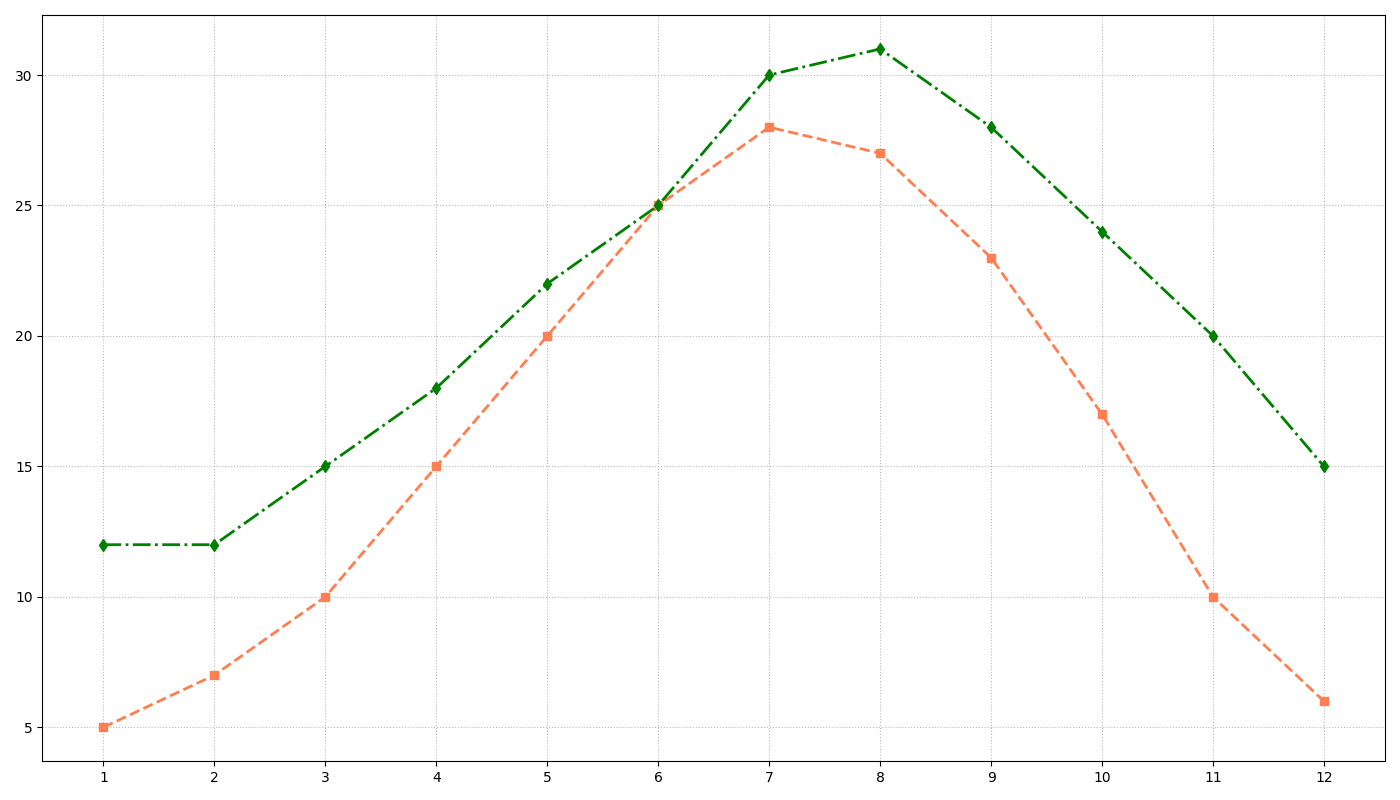

The Python source for this figure:
import matplotlib.pyplot as plt
import numpy as np

months = np.arange(1, 13)
city_a_temps = [5, 7, 10, 15, 20, 25, 28, 27, 23, 17, 10, 6]
city_c_temps = [12, 12, 15, 18, 22, 25, 30, 31, 28, 24, 20, 15]

fig, ax = plt.subplots(figsize=(14, 8))

ax.plot(months, city_a_temps, marker='s', linestyle='--', color='coral', linewidth=2)
ax.plot(months, city_c_temps, marker='d', linestyle='-.', color='green', linewidth=2)

ax.grid(True, linestyle=':', alpha=0.9)

plt.xticks(months, fontsize=10)

plt.tight_layout()
plt.show()
